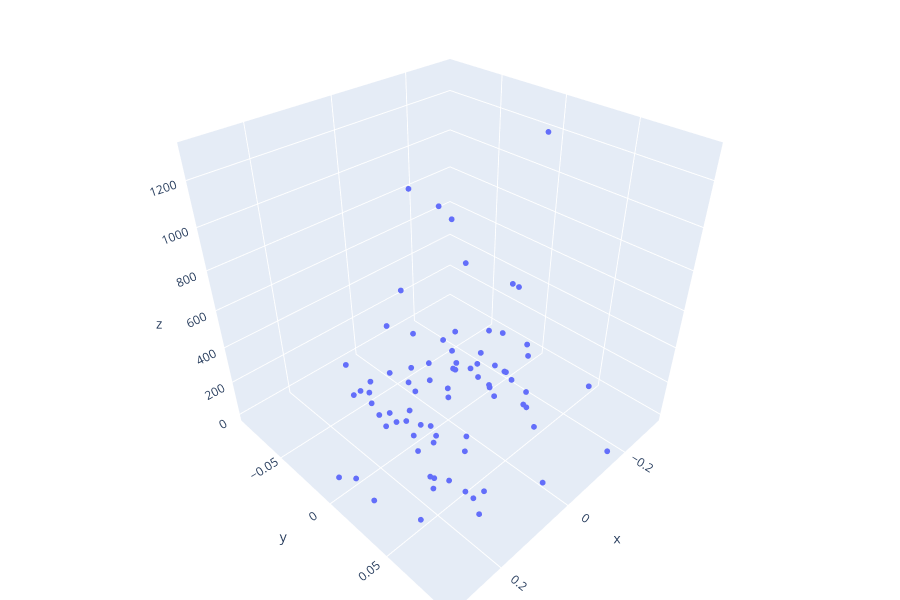

This figure's notebook cell:
### Code cell
fig = go.Figure()
data_scatter = go.Scatter3d(x=szn_average["Winabove"], y=szn_average["FG%above"], z=train["MVPvotes"], 
                            mode="markers",
                            marker=dict(size=2))
fig.add_trace(data_scatter)
fig.update_layout(margin=dict(l=0, r=0, t=0, b=0), 
                  height=600)
fig

### Figure 1 — Plotly figure (JSON) as saved in the notebook; plotly's stock layout.template omitted (floating-point values rounded to 4 significant figures; data arrays with more than 128 entries replaced by an {"elided": "..."} marker saying what was removed)
{"data": [{"marker": {"size": 2}, "mode": "markers", "type": "scatter3d", "x": {"elided": "130 float values"}, "y": {"elided": "130 float values"}, "z": [475, 5, 33, 765, 184, 0, 0, 1207, 9, 3, 86, 203, 3, 0, 0, 0, 0, 0, 0, 936, 0, 0, 0, 0, 0, 0, 6, 552, 0, 352, 1198, 0, 0, 0, 0, 0, 0, 26, 0, 0, 0, 0, 9, 0, 634, 0, 147, 0, 6, 631, 0, 486, 1310, 445, 0, 0, 0, 207, 32, 0, 0, 0, 75, 965, 5, 0, 0, 66, 0, 0, 0, 6, 738, 0, 0, 76, 5, 2]}], "layout": {"height": 600, "margin": {"b": 0, "l": 0, "r": 0, "t": 0}}}
